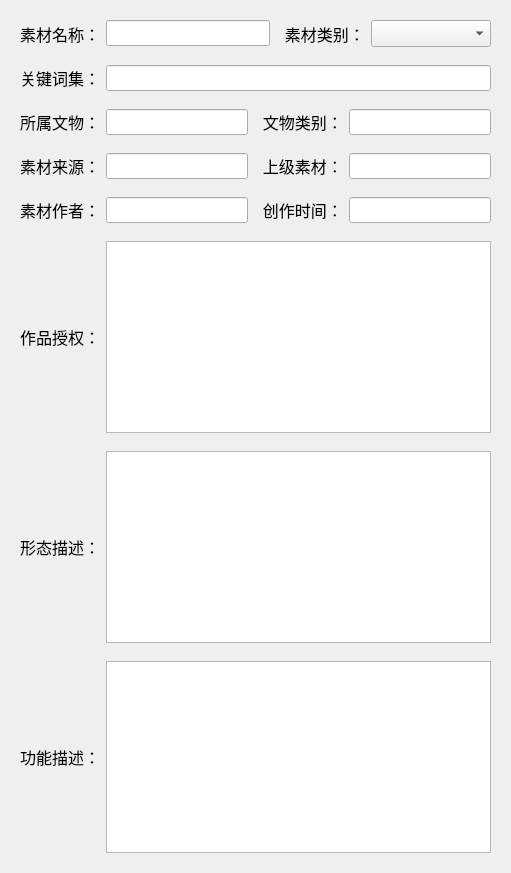
                     <widget class="QWidget" name="Exportwidget_M" native="true">
                      <layout class="QVBoxLayout" name="verticalLayout_25">
                       <property name="spacing">
                        <number>0</number>
                       </property>
                       <item>
                        <widget class="QWidget" name="Exportwidget_M_NameType" native="true">
                         <layout class="QHBoxLayout" name="horizontalLayout_40">
                          <item>
                           <widget class="QLabel" name="Exportwidget_M_NTlabelTitle">
                            <property name="font">
                             <font>
                              <pointsize>12</pointsize>
                             </font>
                            </property>
                            <property name="text">
                             <string>素材名称：</string>
                            </property>
                           </widget>
                          </item>
                          <item>
                           <widget class="QLineEdit" name="Exportwidget_M_NTlineEdit">
                            <property name="font">
                             <font>
                              <pointsize>11</pointsize>
                              <weight>75</weight>
                              <bold>true</bold>
                             </font>
                            </property>
                            <property name="alignment">
                             <set>Qt::AlignCenter</set>
                            </property>
                           </widget>
                          </item>
                          <item>
                           <widget class="QLabel" name="Exportwidget_M_NTlabelType">
                            <property name="font">
                             <font>
                              <pointsize>12</pointsize>
                             </font>
                            </property>
                            <property name="text">
                             <string>  素材类别：</string>
                            </property>
                           </widget>
                          </item>
                          <item>
                           <widget class="QComboBox" name="Exportwidget_M_NTcomboBox">
                            <property name="minimumSize">
                             <size>
                              <width>120</width>
                              <height>0</height>
                             </size>
                            </property>
                            <property name="font">
                             <font>
                              <pointsize>12</pointsize>
                             </font>
                            </property>
                            <item>
                             <property name="text">
                              <string/>
                             </property>
                            </item>
                            <item>
                             <property name="text">
                              <string>建筑素材-1</string>
                             </property>
                            </item>
                            <item>
                             <property name="text">
                              <string>织物素材-2</string>
                             </property>
                            </item>
                            <item>
                             <property name="text">
                              <string>器物素材-3</string>
                             </property>
                            </item>
                            <item>
                             <property name="text">
                              <string>壁画素材-4</string>
                             </property>
                            </item>
                            <item>
                             <property name="text">
                              <string>其它-9</string>
                             </property>
                            </item>
                           </widget>
                          </item>
                         </layout>
                        </widget>
                       </item>
                       <item>
                        <widget class="QWidget" name="Exportwidget_M_Keywords" native="true">
                         <layout class="QHBoxLayout" name="horizontalLayout_44">
                          <item>
                           <widget class="QLabel" name="Exportwidget_M_Keywordslabel">
                            <property name="font">
                             <font>
                              <pointsize>12</pointsize>
                             </font>
                            </property>
                            <property name="text">
                             <string>关键词集：</string>
                            </property>
                           </widget>
                          </item>
                          <item>
                           <widget class="QLineEdit" name="Exportwidget_M_KeywordslineEdit">
                            <property name="font">
                             <font>
                              <pointsize>11</pointsize>
                              <weight>75</weight>
                              <bold>true</bold>
                             </font>
                            </property>
                            <property name="alignment">
                             <set>Qt::AlignCenter</set>
                            </property>
                           </widget>
                          </item>
                         </layout>
                        </widget>
                       </item>
                       <item>
                        <widget class="QWidget" name="Exportwidget_M_Source" native="true">
                         <layout class="QHBoxLayout" name="horizontalLayout_45">
                          <item>
                           <widget class="QLabel" name="Exportwidget_M_SourcelabelName">
                            <property name="font">
                             <font>
                              <pointsize>12</pointsize>
                             </font>
                            </property>
                            <property name="text">
                             <string>所属文物：</string>
                            </property>
                           </widget>
                          </item>
                          <item>
                           <widget class="QLineEdit" name="Exportwidget_M_SourcelineEditName">
                            <property name="font">
                             <font>
                              <pointsize>11</pointsize>
                              <weight>75</weight>
                              <bold>true</bold>
                             </font>
                            </property>
                            <property name="alignment">
                             <set>Qt::AlignCenter</set>
                            </property>
                           </widget>
                          </item>
                          <item>
                           <widget class="QLabel" name="Exportwidget_M_SourcelabelType">
                            <property name="font">
                             <font>
                              <pointsize>12</pointsize>
                             </font>
                            </property>
                            <property name="text">
                             <string>  文物类别：</string>
                            </property>
                           </widget>
                          </item>
                          <item>
                           <widget class="QLineEdit" name="Exportwidget_M_SourcelineEditType">
                            <property name="font">
                             <font>
                              <pointsize>11</pointsize>
                              <weight>75</weight>
                              <bold>true</bold>
                             </font>
                            </property>
                            <property name="alignment">
                             <set>Qt::AlignCenter</set>
                            </property>
                           </widget>
                          </item>
                         </layout>
                        </widget>
                       </item>
                       <item>
                        <widget class="QWidget" name="Exportwidget_M_Description" native="true">
                         <layout class="QHBoxLayout" name="horizontalLayout_46">
                          <item>
                           <widget class="QLabel" name="Exportwidget_M_DescriptionlabelSource">
                            <property name="font">
                             <font>
                              <pointsize>12</pointsize>
                             </font>
                            </property>
                            <property name="text">
                             <string>素材来源：</string>
                            </property>
                           </widget>
                          </item>
                          <item>
                           <widget class="QLineEdit" name="Exportwidget_M_DescriptionlineEditSource">
                            <property name="font">
                             <font>
                              <pointsize>11</pointsize>
                              <weight>75</weight>
                              <bold>true</bold>
                             </font>
                            </property>
                            <property name="alignment">
                             <set>Qt::AlignCenter</set>
                            </property>
                           </widget>
                          </item>
                          <item>
                           <widget class="QLabel" name="Exportwidget_M_DescriptionlabelUpperId">
                            <property name="font">
                             <font>
                              <pointsize>12</pointsize>
                             </font>
                            </property>
                            <property name="text">
                             <string>  上级素材：</string>
                            </property>
                           </widget>
                          </item>
                          <item>
                           <widget class="QLineEdit" name="Exportwidget_M_DescriptionlineEditUpperId">
                            <property name="font">
                             <font>
                              <pointsize>11</pointsize>
                              <weight>75</weight>
                              <bold>true</bold>
                             </font>
                            </property>
                            <property name="alignment">
                             <set>Qt::AlignCenter</set>
                            </property>
                           </widget>
                          </item>
                         </layout>
                        </widget>
                       </item>
                       <item>
                        <widget class="QWidget" name="Exportwidget_M_Create" native="true">
                         <layout class="QHBoxLayout" name="horizontalLayout_47">
                          <item>
                           <widget class="QLabel" name="Exportwidget_M_CreatelabelName">
                            <property name="font">
                             <font>
                              <pointsize>12</pointsize>
                             </font>
                            </property>
                            <property name="text">
                             <string>素材作者：</string>
                            </property>
                           </widget>
                          </item>
                          <item>
                           <widget class="QLineEdit" name="Exportwidget_M_CreatelineEditName">
                            <property name="font">
                             <font>
                              <pointsize>11</pointsize>
                              <weight>75</weight>
                              <bold>true</bold>
                             </font>
                            </property>
                            <property name="alignment">
                             <set>Qt::AlignCenter</set>
                            </property>
                           </widget>
                          </item>
                          <item>
                           <widget class="QLabel" name="Exportwidget_M_CreatelabelDate">
                            <property name="font">
                             <font>
                              <pointsize>12</pointsize>
                             </font>
                            </property>
                            <property name="text">
                             <string>  创作时间：</string>
                            </property>
                           </widget>
                          </item>
                          <item>
                           <widget class="QLineEdit" name="Exportwidget_M_CreatelineEditDate">
                            <property name="font">
                             <font>
                              <pointsize>11</pointsize>
                              <weight>75</weight>
                              <bold>true</bold>
                             </font>
                            </property>
                            <property name="alignment">
                             <set>Qt::AlignCenter</set>
                            </property>
                           </widget>
                          </item>
                         </layout>
                        </widget>
                       </item>
                       <item>
                        <widget class="QWidget" name="Exportwidget_M_Rights" native="true">
                         <property name="minimumSize">
                          <size>
                           <width>0</width>
                           <height>90</height>
                          </size>
                         </property>
                         <layout class="QHBoxLayout" name="horizontalLayout_48">
                          <item>
                           <widget class="QLabel" name="Exportwidget_M_Rightslabel">
                            <property name="font">
                             <font>
                              <pointsize>12</pointsize>
                             </font>
                            </property>
                            <property name="text">
                             <string>作品授权：</string>
                            </property>
                           </widget>
                          </item>
                          <item>
                           <widget class="QTextEdit" name="Exportwidget_M_RightstextEdit"/>
                          </item>
                         </layout>
                        </widget>
                       </item>
                       <item>
                        <widget class="QWidget" name="Exportwidget_M_PattenShape" native="true">
                         <property name="minimumSize">
                          <size>
                           <width>0</width>
                           <height>90</height>
                          </size>
                         </property>
                         <layout class="QHBoxLayout" name="horizontalLayout_49">
                          <item>
                           <widget class="QLabel" name="Exportwidget_M_PattenShapelabel">
                            <property name="font">
                             <font>
                              <pointsize>12</pointsize>
                             </font>
                            </property>
                            <property name="text">
                             <string>形态描述：</string>
                            </property>
                           </widget>
                          </item>
                          <item>
                           <widget class="QTextEdit" name="Exportwidget_M_PattenShapetextEdit"/>
                          </item>
                         </layout>
                        </widget>
                       </item>
                       <item>
                        <widget class="QWidget" name="Exportwidget_M_Function" native="true">
                         <property name="minimumSize">
                          <size>
                           <width>0</width>
                           <height>90</height>
                          </size>
                         </property>
                         <layout class="QHBoxLayout" name="horizontalLayout_50">
                          <item>
                           <widget class="QLabel" name="Exportwidget_M_Functionlabel">
                            <property name="font">
                             <font>
                              <pointsize>12</pointsize>
                             </font>
                            </property>
                            <property name="text">
                             <string>功能描述：</string>
                            </property>
                           </widget>
                          </item>
                          <item>
                           <widget class="QTextEdit" name="Exportwidget_M_FunctiontextEdit"/>
                          </item>
                         </layout>
                        </widget>
                       </item>
                      </layout>
                     </widget>
